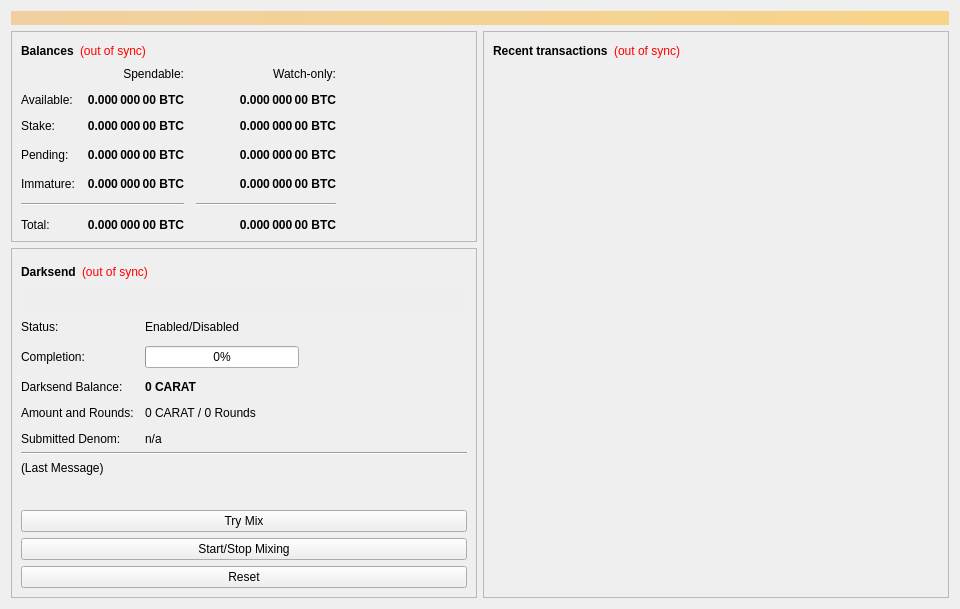
<?xml version="1.0" encoding="UTF-8"?>
<ui version="4.0">
 <class>OverviewPage</class>
 <widget class="QWidget" name="OverviewPage">
  <property name="geometry">
   <rect>
    <x>0</x>
    <y>0</y>
    <width>960</width>
    <height>594</height>
   </rect>
  </property>
  <property name="minimumSize">
   <size>
    <width>960</width>
    <height>0</height>
   </size>
  </property>
  <property name="windowTitle">
   <string>Form</string>
  </property>
  <layout class="QVBoxLayout" name="topLayout">
   <item>
    <widget class="QLabel" name="labelAlerts">
     <property name="visible">
      <bool>false</bool>
     </property>
     <property name="styleSheet">
      <string notr="true">background-color: qlineargradient(x1: 0, y1: 0, x2: 1, y2: 0, stop:0 #F0D0A0, stop:1 #F8D488); color:#000000;</string>
     </property>
     <property name="wordWrap">
      <bool>true</bool>
     </property>
     <property name="margin">
      <number>3</number>
     </property>
    </widget>
   </item>
   <item>
    <layout class="QHBoxLayout" name="horizontalLayout" stretch="1,1">
     <item>
      <layout class="QVBoxLayout" name="verticalLayout_2">
       <item>
        <widget class="QFrame" name="frame">
         <property name="frameShape">
          <enum>QFrame::StyledPanel</enum>
         </property>
         <property name="frameShadow">
          <enum>QFrame::Raised</enum>
         </property>
         <layout class="QVBoxLayout" name="verticalLayout_4">
          <item>
           <layout class="QHBoxLayout" name="horizontalLayout_4">
            <item>
             <widget class="QLabel" name="label_5">
              <property name="font">
               <font>
                <weight>75</weight>
                <bold>true</bold>
               </font>
              </property>
              <property name="text">
               <string>Balances</string>
              </property>
             </widget>
            </item>
            <item>
             <widget class="QLabel" name="labelWalletStatus">
              <property name="cursor">
               <cursorShape>WhatsThisCursor</cursorShape>
              </property>
              <property name="toolTip">
               <string>The displayed information may be out of date. Your wallet automatically synchronizes with the Caratus network after a connection is established, but this process has not completed yet.</string>
              </property>
              <property name="styleSheet">
               <string notr="true">QLabel { color: red; }</string>
              </property>
              <property name="text">
               <string notr="true">(out of sync)</string>
              </property>
              <property name="alignment">
               <set>Qt::AlignLeading|Qt::AlignLeft|Qt::AlignVCenter</set>
              </property>
             </widget>
            </item>
            <item>
             <spacer name="horizontalSpacer_3">
              <property name="orientation">
               <enum>Qt::Horizontal</enum>
              </property>
              <property name="sizeHint" stdset="0">
               <size>
                <width>40</width>
                <height>20</height>
               </size>
              </property>
             </spacer>
            </item>
           </layout>
          </item>
          <item>
           <layout class="QGridLayout" name="gridLayout">
            <property name="spacing">
             <number>12</number>
            </property>
            <item row="3" column="2">
             <widget class="QLabel" name="labelWatchPending">
              <property name="font">
               <font>
                <weight>75</weight>
                <bold>true</bold>
               </font>
              </property>
              <property name="cursor">
               <cursorShape>IBeamCursor</cursorShape>
              </property>
              <property name="toolTip">
               <string>Unconfirmed transactions to watch-only addresses</string>
              </property>
              <property name="text">
               <string notr="true">0.000 000 00 BTC</string>
              </property>
              <property name="alignment">
               <set>Qt::AlignRight|Qt::AlignTrailing|Qt::AlignVCenter</set>
              </property>
              <property name="textInteractionFlags">
               <set>Qt::LinksAccessibleByMouse|Qt::TextSelectableByKeyboard|Qt::TextSelectableByMouse</set>
              </property>
             </widget>
            </item>
            <item row="3" column="1">
             <widget class="QLabel" name="labelUnconfirmed">
              <property name="font">
               <font>
                <weight>75</weight>
                <bold>true</bold>
               </font>
              </property>
              <property name="cursor">
               <cursorShape>IBeamCursor</cursorShape>
              </property>
              <property name="toolTip">
               <string>Total of transactions that have yet to be confirmed, and do not yet count toward the spendable balance</string>
              </property>
              <property name="text">
               <string notr="true">0.000 000 00 BTC</string>
              </property>
              <property name="alignment">
               <set>Qt::AlignRight|Qt::AlignTrailing|Qt::AlignVCenter</set>
              </property>
              <property name="textInteractionFlags">
               <set>Qt::LinksAccessibleByMouse|Qt::TextSelectableByKeyboard|Qt::TextSelectableByMouse</set>
              </property>
             </widget>
            </item>
            <item row="4" column="2">
             <widget class="QLabel" name="labelWatchImmature">
              <property name="font">
               <font>
                <weight>75</weight>
                <bold>true</bold>
               </font>
              </property>
              <property name="cursor">
               <cursorShape>IBeamCursor</cursorShape>
              </property>
              <property name="toolTip">
               <string>Mined balance in watch-only addresses that has not yet matured</string>
              </property>
              <property name="text">
               <string notr="true">0.000 000 00 BTC</string>
              </property>
              <property name="alignment">
               <set>Qt::AlignRight|Qt::AlignTrailing|Qt::AlignVCenter</set>
              </property>
              <property name="textInteractionFlags">
               <set>Qt::LinksAccessibleByMouse|Qt::TextSelectableByKeyboard|Qt::TextSelectableByMouse</set>
              </property>
             </widget>
            </item>
            <item row="5" column="0" colspan="2">
             <widget class="Line" name="lineSpendableBalance">
              <property name="orientation">
               <enum>Qt::Horizontal</enum>
              </property>
             </widget>
            </item>
            <item row="5" column="2">
             <widget class="Line" name="lineWatchBalance">
              <property name="sizePolicy">
               <sizepolicy hsizetype="Preferred" vsizetype="Fixed">
                <horstretch>0</horstretch>
                <verstretch>0</verstretch>
               </sizepolicy>
              </property>
              <property name="minimumSize">
               <size>
                <width>140</width>
                <height>0</height>
               </size>
              </property>
              <property name="orientation">
               <enum>Qt::Horizontal</enum>
              </property>
             </widget>
            </item>
            <item row="6" column="0">
             <widget class="QLabel" name="labelTotalText">
              <property name="text">
               <string>Total:</string>
              </property>
             </widget>
            </item>
            <item row="4" column="1">
             <widget class="QLabel" name="labelImmature">
              <property name="font">
               <font>
                <weight>75</weight>
                <bold>true</bold>
               </font>
              </property>
              <property name="cursor">
               <cursorShape>IBeamCursor</cursorShape>
              </property>
              <property name="toolTip">
               <string>Mined balance that has not yet matured</string>
              </property>
              <property name="text">
               <string notr="true">0.000 000 00 BTC</string>
              </property>
              <property name="alignment">
               <set>Qt::AlignRight|Qt::AlignTrailing|Qt::AlignVCenter</set>
              </property>
              <property name="textInteractionFlags">
               <set>Qt::LinksAccessibleByMouse|Qt::TextSelectableByKeyboard|Qt::TextSelectableByMouse</set>
              </property>
             </widget>
            </item>
            <item row="3" column="3">
             <spacer name="horizontalSpacer_2">
              <property name="orientation">
               <enum>Qt::Horizontal</enum>
              </property>
              <property name="sizeHint" stdset="0">
               <size>
                <width>40</width>
                <height>20</height>
               </size>
              </property>
             </spacer>
            </item>
            <item row="4" column="0">
             <widget class="QLabel" name="labelImmatureText">
              <property name="text">
               <string>Immature:</string>
              </property>
             </widget>
            </item>
            <item row="6" column="1">
             <widget class="QLabel" name="labelTotal">
              <property name="font">
               <font>
                <weight>75</weight>
                <bold>true</bold>
               </font>
              </property>
              <property name="cursor">
               <cursorShape>IBeamCursor</cursorShape>
              </property>
              <property name="toolTip">
               <string>Your current total balance</string>
              </property>
              <property name="text">
               <string notr="true">0.000 000 00 BTC</string>
              </property>
              <property name="alignment">
               <set>Qt::AlignRight|Qt::AlignTrailing|Qt::AlignVCenter</set>
              </property>
              <property name="textInteractionFlags">
               <set>Qt::LinksAccessibleByMouse|Qt::TextSelectableByKeyboard|Qt::TextSelectableByMouse</set>
              </property>
             </widget>
            </item>
            <item row="6" column="2">
             <widget class="QLabel" name="labelWatchTotal">
              <property name="font">
               <font>
                <weight>75</weight>
                <bold>true</bold>
               </font>
              </property>
              <property name="cursor">
               <cursorShape>IBeamCursor</cursorShape>
              </property>
              <property name="toolTip">
               <string>Current total balance in watch-only addresses</string>
              </property>
              <property name="text">
               <string notr="true">0.000 000 00 BTC</string>
              </property>
              <property name="alignment">
               <set>Qt::AlignRight|Qt::AlignTrailing|Qt::AlignVCenter</set>
              </property>
              <property name="textInteractionFlags">
               <set>Qt::LinksAccessibleByMouse|Qt::TextSelectableByKeyboard|Qt::TextSelectableByMouse</set>
              </property>
             </widget>
            </item>
            <item row="0" column="2">
             <widget class="QLabel" name="labelWatchonly">
              <property name="text">
               <string>Watch-only:</string>
              </property>
              <property name="alignment">
               <set>Qt::AlignRight|Qt::AlignTrailing|Qt::AlignVCenter</set>
              </property>
             </widget>
            </item>
            <item row="1" column="0">
             <widget class="QLabel" name="labelBalanceText">
              <property name="text">
               <string>Available:</string>
              </property>
             </widget>
            </item>
            <item row="1" column="1">
             <widget class="QLabel" name="labelBalance">
              <property name="font">
               <font>
                <weight>75</weight>
                <bold>true</bold>
               </font>
              </property>
              <property name="cursor">
               <cursorShape>IBeamCursor</cursorShape>
              </property>
              <property name="toolTip">
               <string>Your current spendable balance</string>
              </property>
              <property name="text">
               <string notr="true">0.000 000 00 BTC</string>
              </property>
              <property name="alignment">
               <set>Qt::AlignRight|Qt::AlignTrailing|Qt::AlignVCenter</set>
              </property>
              <property name="textInteractionFlags">
               <set>Qt::LinksAccessibleByMouse|Qt::TextSelectableByKeyboard|Qt::TextSelectableByMouse</set>
              </property>
             </widget>
            </item>
            <item row="2" column="0">
             <widget class="QLabel" name="label_10">
              <property name="text">
               <string>Stake:</string>
              </property>
             </widget>
            </item>
            <item row="2" column="1">
             <widget class="QLabel" name="labelStake">
              <property name="font">
               <font>
                <weight>75</weight>
                <bold>true</bold>
               </font>
              </property>
              <property name="cursor">
               <cursorShape>IBeamCursor</cursorShape>
              </property>
              <property name="toolTip">
               <string>Total of coins that was staked, and do not yet count toward the current balance</string>
              </property>
              <property name="text">
               <string notr="true">0.000 000 00 BTC</string>
              </property>
              <property name="alignment">
               <set>Qt::AlignRight|Qt::AlignTrailing|Qt::AlignVCenter</set>
              </property>
              <property name="textInteractionFlags">
               <set>Qt::LinksAccessibleByMouse|Qt::TextSelectableByKeyboard|Qt::TextSelectableByMouse</set>
              </property>
             </widget>
            </item>
            <item row="2" column="2">
             <widget class="QLabel" name="labelWatchStake">
              <property name="font">
               <font>
                <weight>75</weight>
                <bold>true</bold>
               </font>
              </property>
              <property name="cursor">
               <cursorShape>IBeamCursor</cursorShape>
              </property>
              <property name="toolTip">
               <string>Total of coins that was staked in watch-only addresses, and do not yet count toward the current watch-only balance</string>
              </property>
              <property name="text">
               <string notr="true">0.000 000 00 BTC</string>
              </property>
              <property name="alignment">
               <set>Qt::AlignRight|Qt::AlignTrailing|Qt::AlignVCenter</set>
              </property>
              <property name="textInteractionFlags">
               <set>Qt::LinksAccessibleByMouse|Qt::TextSelectableByKeyboard|Qt::TextSelectableByMouse</set>
              </property>
             </widget>
            </item>
            <item row="1" column="2">
             <widget class="QLabel" name="labelWatchAvailable">
              <property name="font">
               <font>
                <weight>75</weight>
                <bold>true</bold>
               </font>
              </property>
              <property name="cursor">
               <cursorShape>IBeamCursor</cursorShape>
              </property>
              <property name="toolTip">
               <string>Your current balance in watch-only addresses</string>
              </property>
              <property name="text">
               <string notr="true">0.000 000 00 BTC</string>
              </property>
              <property name="alignment">
               <set>Qt::AlignRight|Qt::AlignTrailing|Qt::AlignVCenter</set>
              </property>
              <property name="textInteractionFlags">
               <set>Qt::LinksAccessibleByMouse|Qt::TextSelectableByKeyboard|Qt::TextSelectableByMouse</set>
              </property>
             </widget>
            </item>
            <item row="3" column="0">
             <widget class="QLabel" name="labelPendingText">
              <property name="text">
               <string>Pending:</string>
              </property>
             </widget>
            </item>
            <item row="0" column="1">
             <widget class="QLabel" name="labelSpendable">
              <property name="text">
               <string>Spendable:</string>
              </property>
              <property name="alignment">
               <set>Qt::AlignRight|Qt::AlignTrailing|Qt::AlignVCenter</set>
              </property>
             </widget>
            </item>
           </layout>
          </item>
         </layout>
        </widget>
       </item>
       <item>
        <widget class="QFrame" name="frameDarksend">
         <property name="sizePolicy">
          <sizepolicy hsizetype="Expanding" vsizetype="Expanding">
           <horstretch>0</horstretch>
           <verstretch>0</verstretch>
          </sizepolicy>
         </property>
         <property name="minimumSize">
          <size>
           <width>0</width>
           <height>350</height>
          </size>
         </property>
         <property name="layoutDirection">
          <enum>Qt::LeftToRight</enum>
         </property>
         <property name="frameShape">
          <enum>QFrame::StyledPanel</enum>
         </property>
         <property name="frameShadow">
          <enum>QFrame::Raised</enum>
         </property>
         <layout class="QVBoxLayout" name="verticalLayout_5">
          <item>
           <layout class="QHBoxLayout" name="horizontalLayout_5">
            <item>
             <widget class="QLabel" name="label_2">
              <property name="font">
               <font>
                <weight>75</weight>
                <bold>true</bold>
               </font>
              </property>
              <property name="text">
               <string>Darksend</string>
              </property>
             </widget>
            </item>
            <item>
             <widget class="QLabel" name="labelDarksendSyncStatus">
              <property name="toolTip">
               <string>The displayed information may be out of date. Your wallet automatically synchronizes with the Caratus network after a connection is established, but this process has not completed yet.</string>
              </property>
              <property name="styleSheet">
               <string notr="true">QLabel { color: red; }</string>
              </property>
              <property name="text">
               <string notr="true">(out of sync)</string>
              </property>
              <property name="alignment">
               <set>Qt::AlignLeading|Qt::AlignLeft|Qt::AlignVCenter</set>
              </property>
             </widget>
            </item>
            <item>
             <spacer name="horizontalSpacer_4">
              <property name="orientation">
               <enum>Qt::Horizontal</enum>
              </property>
              <property name="sizeHint" stdset="0">
               <size>
                <width>40</width>
                <height>20</height>
               </size>
              </property>
             </spacer>
            </item>
           </layout>
          </item>
          <item>
           <widget class="QPushButton" name="runAutoDenom">
            <property name="palette">
             <palette>
              <active>
               <colorrole role="WindowText">
                <brush brushstyle="SolidPattern">
                 <color alpha="255">
                  <red>0</red>
                  <green>0</green>
                  <blue>0</blue>
                 </color>
                </brush>
               </colorrole>
               <colorrole role="Button">
                <brush brushstyle="SolidPattern">
                 <color alpha="255">
                  <red>239</red>
                  <green>238</green>
                  <blue>238</blue>
                 </color>
                </brush>
               </colorrole>
               <colorrole role="Light">
                <brush brushstyle="SolidPattern">
                 <color alpha="255">
                  <red>255</red>
                  <green>255</green>
                  <blue>255</blue>
                 </color>
                </brush>
               </colorrole>
               <colorrole role="Midlight">
                <brush brushstyle="SolidPattern">
                 <color alpha="255">
                  <red>247</red>
                  <green>246</green>
                  <blue>246</blue>
                 </color>
                </brush>
               </colorrole>
               <colorrole role="Dark">
                <brush brushstyle="SolidPattern">
                 <color alpha="255">
                  <red>119</red>
                  <green>119</green>
                  <blue>119</blue>
                 </color>
                </brush>
               </colorrole>
               <colorrole role="Mid">
                <brush brushstyle="SolidPattern">
                 <color alpha="255">
                  <red>159</red>
                  <green>159</green>
                  <blue>159</blue>
                 </color>
                </brush>
               </colorrole>
               <colorrole role="Text">
                <brush brushstyle="SolidPattern">
                 <color alpha="255">
                  <red>0</red>
                  <green>0</green>
                  <blue>0</blue>
                 </color>
                </brush>
               </colorrole>
               <colorrole role="BrightText">
                <brush brushstyle="SolidPattern">
                 <color alpha="255">
                  <red>255</red>
                  <green>255</green>
                  <blue>255</blue>
                 </color>
                </brush>
               </colorrole>
               <colorrole role="ButtonText">
                <brush brushstyle="SolidPattern">
                 <color alpha="255">
                  <red>0</red>
                  <green>0</green>
                  <blue>0</blue>
                 </color>
                </brush>
               </colorrole>
               <colorrole role="Base">
                <brush brushstyle="SolidPattern">
                 <color alpha="255">
                  <red>255</red>
                  <green>255</green>
                  <blue>255</blue>
                 </color>
                </brush>
               </colorrole>
               <colorrole role="Window">
                <brush brushstyle="SolidPattern">
                 <color alpha="255">
                  <red>239</red>
                  <green>238</green>
                  <blue>238</blue>
                 </color>
                </brush>
               </colorrole>
               <colorrole role="Shadow">
                <brush brushstyle="SolidPattern">
                 <color alpha="255">
                  <red>0</red>
                  <green>0</green>
                  <blue>0</blue>
                 </color>
                </brush>
               </colorrole>
               <colorrole role="AlternateBase">
                <brush brushstyle="SolidPattern">
                 <color alpha="255">
                  <red>247</red>
                  <green>246</green>
                  <blue>246</blue>
                 </color>
                </brush>
               </colorrole>
               <colorrole role="ToolTipBase">
                <brush brushstyle="SolidPattern">
                 <color alpha="255">
                  <red>255</red>
                  <green>255</green>
                  <blue>220</blue>
                 </color>
                </brush>
               </colorrole>
               <colorrole role="ToolTipText">
                <brush brushstyle="SolidPattern">
                 <color alpha="255">
                  <red>0</red>
                  <green>0</green>
                  <blue>0</blue>
                 </color>
                </brush>
               </colorrole>
              </active>
              <inactive>
               <colorrole role="WindowText">
                <brush brushstyle="SolidPattern">
                 <color alpha="255">
                  <red>0</red>
                  <green>0</green>
                  <blue>0</blue>
                 </color>
                </brush>
               </colorrole>
               <colorrole role="Button">
                <brush brushstyle="SolidPattern">
                 <color alpha="255">
                  <red>239</red>
                  <green>238</green>
                  <blue>238</blue>
                 </color>
                </brush>
               </colorrole>
               <colorrole role="Light">
                <brush brushstyle="SolidPattern">
                 <color alpha="255">
                  <red>255</red>
                  <green>255</green>
                  <blue>255</blue>
                 </color>
                </brush>
               </colorrole>
               <colorrole role="Midlight">
                <brush brushstyle="SolidPattern">
                 <color alpha="255">
                  <red>247</red>
                  <green>246</green>
                  <blue>246</blue>
                 </color>
                </brush>
               </colorrole>
               <colorrole role="Dark">
                <brush brushstyle="SolidPattern">
                 <color alpha="255">
                  <red>119</red>
                  <green>119</green>
                  <blue>119</blue>
                 </color>
                </brush>
               </colorrole>
               <colorrole role="Mid">
                <brush brushstyle="SolidPattern">
                 <color alpha="255">
                  <red>159</red>
                  <green>159</green>
                  <blue>159</blue>
                 </color>
                </brush>
               </colorrole>
               <colorrole role="Text">
                <brush brushstyle="SolidPattern">
                 <color alpha="255">
                  <red>0</red>
                  <green>0</green>
                  <blue>0</blue>
                 </color>
                </brush>
               </colorrole>
               <colorrole role="BrightText">
                <brush brushstyle="SolidPattern">
                 <color alpha="255">
                  <red>255</red>
                  <green>255</green>
                  <blue>255</blue>
                 </color>
                </brush>
               </colorrole>
               <colorrole role="ButtonText">
                <brush brushstyle="SolidPattern">
                 <color alpha="255">
                  <red>0</red>
                  <green>0</green>
                  <blue>0</blue>
                 </color>
                </brush>
               </colorrole>
               <colorrole role="Base">
                <brush brushstyle="SolidPattern">
                 <color alpha="255">
                  <red>255</red>
                  <green>255</green>
                  <blue>255</blue>
                 </color>
                </brush>
               </colorrole>
               <colorrole role="Window">
                <brush brushstyle="SolidPattern">
                 <color alpha="255">
                  <red>239</red>
                  <green>238</green>
                  <blue>238</blue>
                 </color>
                </brush>
               </colorrole>
               <colorrole role="Shadow">
                <brush brushstyle="SolidPattern">
                 <color alpha="255">
                  <red>0</red>
                  <green>0</green>
                  <blue>0</blue>
                 </color>
                </brush>
               </colorrole>
               <colorrole role="AlternateBase">
                <brush brushstyle="SolidPattern">
                 <color alpha="255">
                  <red>247</red>
                  <green>246</green>
                  <blue>246</blue>
                 </color>
                </brush>
               </colorrole>
               <colorrole role="ToolTipBase">
                <brush brushstyle="SolidPattern">
                 <color alpha="255">
                  <red>255</red>
                  <green>255</green>
                  <blue>220</blue>
                 </color>
                </brush>
               </colorrole>
               <colorrole role="ToolTipText">
                <brush brushstyle="SolidPattern">
                 <color alpha="255">
                  <red>0</red>
                  <green>0</green>
                  <blue>0</blue>
                 </color>
                </brush>
               </colorrole>
              </inactive>
              <disabled>
               <colorrole role="WindowText">
                <brush brushstyle="SolidPattern">
                 <color alpha="255">
                  <red>119</red>
                  <green>119</green>
                  <blue>119</blue>
                 </color>
                </brush>
               </colorrole>
               <colorrole role="Button">
                <brush brushstyle="SolidPattern">
                 <color alpha="255">
                  <red>239</red>
                  <green>238</green>
                  <blue>238</blue>
                 </color>
                </brush>
               </colorrole>
               <colorrole role="Light">
                <brush brushstyle="SolidPattern">
                 <color alpha="255">
                  <red>255</red>
                  <green>255</green>
                  <blue>255</blue>
                 </color>
                </brush>
               </colorrole>
               <colorrole role="Midlight">
                <brush brushstyle="SolidPattern">
                 <color alpha="255">
                  <red>247</red>
                  <green>246</green>
                  <blue>246</blue>
                 </color>
                </brush>
               </colorrole>
               <colorrole role="Dark">
                <brush brushstyle="SolidPattern">
                 <color alpha="255">
                  <red>119</red>
                  <green>119</green>
                  <blue>119</blue>
                 </color>
                </brush>
               </colorrole>
               <colorrole role="Mid">
                <brush brushstyle="SolidPattern">
                 <color alpha="255">
                  <red>159</red>
                  <green>159</green>
                  <blue>159</blue>
                 </color>
                </brush>
               </colorrole>
               <colorrole role="Text">
                <brush brushstyle="SolidPattern">
                 <color alpha="255">
                  <red>119</red>
                  <green>119</green>
                  <blue>119</blue>
                 </color>
                </brush>
               </colorrole>
               <colorrole role="BrightText">
                <brush brushstyle="SolidPattern">
                 <color alpha="255">
                  <red>255</red>
                  <green>255</green>
                  <blue>255</blue>
                 </color>
                </brush>
               </colorrole>
               <colorrole role="ButtonText">
                <brush brushstyle="SolidPattern">
                 <color alpha="255">
                  <red>119</red>
                  <green>119</green>
                  <blue>119</blue>
                 </color>
                </brush>
               </colorrole>
               <colorrole role="Base">
                <brush brushstyle="SolidPattern">
                 <color alpha="255">
                  <red>239</red>
                  <green>238</green>
                  <blue>238</blue>
                 </color>
                </brush>
               </colorrole>
               <colorrole role="Window">
                <brush brushstyle="SolidPattern">
                 <color alpha="255">
                  <red>239</red>
                  <green>238</green>
                  <blue>238</blue>
                 </color>
                </brush>
               </colorrole>
               <colorrole role="Shadow">
                <brush brushstyle="SolidPattern">
                 <color alpha="255">
                  <red>0</red>
                  <green>0</green>
                  <blue>0</blue>
                 </color>
                </brush>
               </colorrole>
               <colorrole role="AlternateBase">
                <brush brushstyle="SolidPattern">
                 <color alpha="255">
                  <red>239</red>
                  <green>238</green>
                  <blue>238</blue>
                 </color>
                </brush>
               </colorrole>
               <colorrole role="ToolTipBase">
                <brush brushstyle="SolidPattern">
                 <color alpha="255">
                  <red>255</red>
                  <green>255</green>
                  <blue>220</blue>
                 </color>
                </brush>
               </colorrole>
               <colorrole role="ToolTipText">
                <brush brushstyle="SolidPattern">
                 <color alpha="255">
                  <red>0</red>
                  <green>0</green>
                  <blue>0</blue>
                 </color>
                </brush>
               </colorrole>
              </disabled>
             </palette>
            </property>
            <property name="focusPolicy">
             <enum>Qt::NoFocus</enum>
            </property>
            <property name="autoFillBackground">
             <bool>true</bool>
            </property>
            <property name="text">
             <string/>
            </property>
            <property name="flat">
             <bool>true</bool>
            </property>
           </widget>
          </item>
          <item>
           <layout class="QFormLayout" name="formLayout">
            <property name="fieldGrowthPolicy">
             <enum>QFormLayout::AllNonFixedFieldsGrow</enum>
            </property>
            <property name="horizontalSpacing">
             <number>11</number>
            </property>
            <property name="verticalSpacing">
             <number>12</number>
            </property>
            <item row="0" column="0">
             <widget class="QLabel" name="label_6">
              <property name="text">
               <string>Status:</string>
              </property>
             </widget>
            </item>
            <item row="1" column="0">
             <widget class="QLabel" name="label_7">
              <property name="text">
               <string>Completion:</string>
              </property>
             </widget>
            </item>
            <item row="1" column="1">
             <widget class="QProgressBar" name="darksendProgress">
              <property name="maximumSize">
               <size>
                <width>154</width>
                <height>16777215</height>
               </size>
              </property>
              <property name="value">
               <number>0</number>
              </property>
             </widget>
            </item>
            <item row="3" column="0">
             <widget class="QLabel" name="labelAnonymizedText">
              <property name="text">
               <string>Darksend Balance:</string>
              </property>
             </widget>
            </item>
            <item row="3" column="1">
             <widget class="QLabel" name="labelAnonymized">
              <property name="font">
               <font>
                <weight>75</weight>
                <bold>true</bold>
               </font>
              </property>
              <property name="text">
               <string notr="true">0 CARAT</string>
              </property>
             </widget>
            </item>
            <item row="4" column="0">
             <widget class="QLabel" name="label_8">
              <property name="text">
               <string>Amount and Rounds:</string>
              </property>
             </widget>
            </item>
            <item row="4" column="1">
             <widget class="QLabel" name="labelAmountRounds">
              <property name="text">
               <string>0 CARAT / 0 Rounds</string>
              </property>
             </widget>
            </item>
            <item row="5" column="0">
             <widget class="QLabel" name="label_9">
              <property name="text">
               <string>Submitted Denom:</string>
              </property>
             </widget>
            </item>
            <item row="5" column="1">
             <widget class="QLabel" name="labelSubmittedDenom">
              <property name="toolTip">
               <string>The denominations you submitted to the Masternode.&lt;br&gt;To mix, other users must submit the exact same denominations.</string>
              </property>
              <property name="text">
               <string>n/a</string>
              </property>
             </widget>
            </item>
            <item row="0" column="1">
             <widget class="QLabel" name="darksendEnabled">
              <property name="text">
               <string>Enabled/Disabled</string>
              </property>
             </widget>
            </item>
           </layout>
          </item>
          <item>
           <widget class="Line" name="lineLastMessage">
            <property name="orientation">
             <enum>Qt::Horizontal</enum>
            </property>
           </widget>
          </item>
          <item>
           <widget class="QLabel" name="darksendStatus">
            <property name="minimumSize">
             <size>
              <width>288</width>
              <height>43</height>
             </size>
            </property>
            <property name="text">
             <string>(Last Message)</string>
            </property>
            <property name="alignment">
             <set>Qt::AlignLeading|Qt::AlignLeft|Qt::AlignTop</set>
            </property>
            <property name="wordWrap">
             <bool>true</bool>
            </property>
           </widget>
          </item>
          <item>
           <widget class="QPushButton" name="darksendAuto">
            <property name="sizePolicy">
             <sizepolicy hsizetype="MinimumExpanding" vsizetype="Fixed">
              <horstretch>0</horstretch>
              <verstretch>0</verstretch>
             </sizepolicy>
            </property>
            <property name="toolTip">
             <string>Try to manually submit a Darksend request.</string>
            </property>
            <property name="text">
             <string>Try Mix</string>
            </property>
           </widget>
          </item>
          <item>
           <widget class="QPushButton" name="toggleDarksend">
            <property name="sizePolicy">
             <sizepolicy hsizetype="MinimumExpanding" vsizetype="Fixed">
              <horstretch>0</horstretch>
              <verstretch>0</verstretch>
             </sizepolicy>
            </property>
            <property name="text">
             <string>Start/Stop Mixing</string>
            </property>
           </widget>
          </item>
          <item>
           <widget class="QPushButton" name="darksendReset">
            <property name="sizePolicy">
             <sizepolicy hsizetype="MinimumExpanding" vsizetype="Fixed">
              <horstretch>0</horstretch>
              <verstretch>0</verstretch>
             </sizepolicy>
            </property>
            <property name="toolTip">
             <string>Reset the current status of Darksend (can interrupt Darksend if it's in the process of Mixing, which can cost you money!)</string>
            </property>
            <property name="autoFillBackground">
             <bool>false</bool>
            </property>
            <property name="text">
             <string>Reset</string>
            </property>
           </widget>
          </item>
         </layout>
        </widget>
       </item>
       <item>
        <spacer name="verticalSpacer">
         <property name="orientation">
          <enum>Qt::Vertical</enum>
         </property>
         <property name="sizeHint" stdset="0">
          <size>
           <width>20</width>
           <height>40</height>
          </size>
         </property>
        </spacer>
       </item>
      </layout>
     </item>
     <item>
      <layout class="QVBoxLayout" name="verticalLayout_3">
       <item>
        <widget class="QFrame" name="frame_2">
         <property name="frameShape">
          <enum>QFrame::StyledPanel</enum>
         </property>
         <property name="frameShadow">
          <enum>QFrame::Raised</enum>
         </property>
         <layout class="QVBoxLayout" name="verticalLayout">
          <item>
           <layout class="QHBoxLayout" name="horizontalLayout_2">
            <item>
             <widget class="QLabel" name="label_4">
              <property name="font">
               <font>
                <weight>75</weight>
                <bold>true</bold>
               </font>
              </property>
              <property name="text">
               <string>Recent transactions</string>
              </property>
             </widget>
            </item>
            <item>
             <widget class="QLabel" name="labelTransactionsStatus">
              <property name="cursor">
               <cursorShape>WhatsThisCursor</cursorShape>
              </property>
              <property name="toolTip">
               <string>The displayed information may be out of date. Your wallet automatically synchronizes with the Caratus network after a connection is established, but this process has not completed yet.</string>
              </property>
              <property name="styleSheet">
               <string notr="true">QLabel { color: red; }</string>
              </property>
              <property name="text">
               <string notr="true">(out of sync)</string>
              </property>
              <property name="alignment">
               <set>Qt::AlignRight|Qt::AlignTrailing|Qt::AlignVCenter</set>
              </property>
             </widget>
            </item>
            <item>
             <spacer name="horizontalSpacer">
              <property name="orientation">
               <enum>Qt::Horizontal</enum>
              </property>
              <property name="sizeHint" stdset="0">
               <size>
                <width>40</width>
                <height>20</height>
               </size>
              </property>
             </spacer>
            </item>
           </layout>
          </item>
          <item>
           <widget class="QListView" name="listTransactions">
            <property name="styleSheet">
             <string notr="true">QListView { background: transparent; }</string>
            </property>
            <property name="frameShape">
             <enum>QFrame::NoFrame</enum>
            </property>
            <property name="verticalScrollBarPolicy">
             <enum>Qt::ScrollBarAlwaysOff</enum>
            </property>
            <property name="horizontalScrollBarPolicy">
             <enum>Qt::ScrollBarAlwaysOff</enum>
            </property>
            <property name="selectionMode">
             <enum>QAbstractItemView::NoSelection</enum>
            </property>
           </widget>
          </item>
         </layout>
        </widget>
       </item>
      </layout>
     </item>
    </layout>
   </item>
  </layout>
 </widget>
 <resources/>
 <connections/>
</ui>
